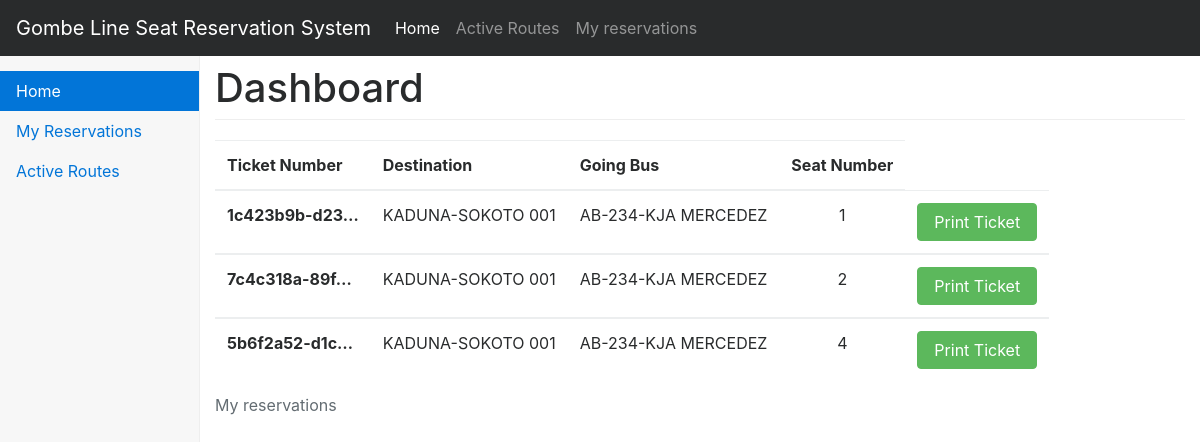
Page /myreserve (signed in) on the earlier database version.
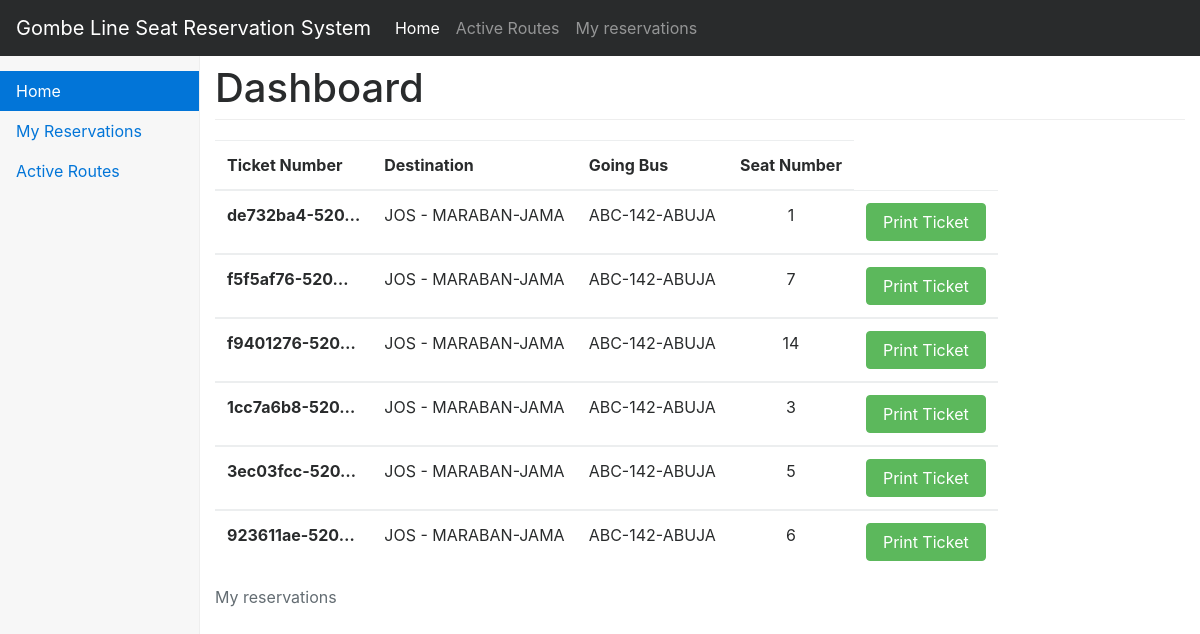
Same page on the later database version.
### reservations/models.py (models this page shows, shortened)
class Reservation(CreationModificationDateMixin):
    user = models.CharField(default='Admin', verbose_name='Reservation Owner', max_length=200)
    reservation_number = models.UUIDField(default=uuid.uuid1, editable=False)
    destination = models.ForeignKey(Route, verbose_name="Select A Route")
    seat_number = models.IntegerField(verbose_name="PICK A SEAT", null=True)
    car_class = models.CharField(verbose_name="CAR Class", max_length=200,blank=True)
    car_plate_num = models.CharField(verbose_name="CAR Plate Num", max_length=200, blank=True)
    car_type = models.CharField(verbose_name="CAR TYPE", max_length=200, blank=True)
    def __str__(self):
        return str(self.reservation_number) + " " + str(self.seat_number) + "  " + str(self.destination)

class Route(CreationModificationDateMixin):
    route_name = models.CharField(max_length=200, verbose_name="PICK ROUTE")
    route_description = models.CharField(verbose_name="Route Description", max_length=150)
    price = models.IntegerField(verbose_name="Price")
    stop_point = models.CharField(verbose_name="Stop Point 1", max_length=150)
    stop_point1 = models.CharField(verbose_name="Stop Point 2", max_length=150)
    stop_point2 = models.CharField(verbose_name="Stop Point 3", max_length=150, blank=True)
    stop_point3 = models.CharField(verbose_name="Stop Point 4", max_length=150, blank=True)
    stop_point4 = models.CharField(verbose_name="Stop Point 5", max_length=150, blank=True)
    status = models.BooleanField(verbose_name="Route Status")
    bus = models.OneToOneField(Bus, verbose_name="Going Bus")
    departure_time = models.DateTimeField(verbose_name="Departure Time")
    def __str__(self):
        return self.route_name

class Bus(models.Model):
    bus_plate_number = models.CharField(max_length=60, verbose_name="Registration Number")
    colour = models.CharField(max_length=50, verbose_name="Bus Colour")
    engine_number = models.CharField(max_length=50, verbose_name="Engine Number")
    bus_image = models.ImageField(verbose_name="Bus Image", upload_to=upload_to)
    bus_seats = models.ManyToManyField(Seat, "Add Seats To Bus+")
    seat_chart = models.ForeignKey(SeatChart, null=True)

### reservations/view/user_reservation.py (the view)
# urls.py: url(r'^myreserve$', user_reservationpage, name="distinct-reservations"),
def user_reservationpage(request):
    my_reservation = Reservation.objects.filter(user=request.user.username)
    from pprint import pprint
    pprint(my_reservation)
    return render(request, 'user_reservation.html', {'my_reservation':my_reservation})

### templates/user_reservation.html
{% extends 'base.html' %}
{% block content %}
<div class="container">
<div class="table table-responsive table-hover">
    <table>
            <caption>My reservations</caption>
        <thead>
        <tr>
            <th>Ticket Number</th>
            <th>Destination</th>
            <th>Going Bus</th>
            <th>Seat Number</th>
        </tr>
        </thead>
        {% for reservation in my_reservation %}
        <tbody>
        <tr>
            <th>{{ reservation.reservation_number | truncatechars:13 }}</th>
            <td>{{ reservation.destination }}</td>
            <td>{{ reservation.destination.bus.bus_plate_number }}</td>
            <td>{{ reservation.seat_number }}</td>
              <td><a href="{% url 'print_ticket' reservation_id=reservation.id %}" class="btn btn-success" role="button">Print Ticket</a></td>
        </tr>
        </tbody>
        {% endfor %}
    </table>
</div>
</div>
{% endblock %}

Differences in the rows shown:
removed Reservation: reservation_number "1c423b9b-d23…", destination "KADUNA-SOKOTO 001", destination.bus.bus_plate_number "AB-234-KJA MERCEDEZ", seat_number "1"
removed Reservation: reservation_number "7c4c318a-89f…", destination "KADUNA-SOKOTO 001", destination.bus.bus_plate_number "AB-234-KJA MERCEDEZ", seat_number "2"
removed Reservation: reservation_number "5b6f2a52-d1c…", destination "KADUNA-SOKOTO 001", destination.bus.bus_plate_number "AB-234-KJA MERCEDEZ", seat_number "4"
added Reservation: reservation_number "de732ba4-520…", destination "JOS - MARABAN-JAMA", destination.bus.bus_plate_number "ABC-142-ABUJA", seat_number "1"
added Reservation: reservation_number "f5f5af76-520…", destination "JOS - MARABAN-JAMA", destination.bus.bus_plate_number "ABC-142-ABUJA", seat_number "7"
added Reservation: reservation_number "f9401276-520…", destination "JOS - MARABAN-JAMA", destination.bus.bus_plate_number "ABC-142-ABUJA", seat_number "14"
added Reservation: reservation_number "1cc7a6b8-520…", destination "JOS - MARABAN-JAMA", destination.bus.bus_plate_number "ABC-142-ABUJA", seat_number "3"
added Reservation: reservation_number "3ec03fcc-520…", destination "JOS - MARABAN-JAMA", destination.bus.bus_plate_number "ABC-142-ABUJA", seat_number "5"
added Reservation: reservation_number "923611ae-520…", destination "JOS - MARABAN-JAMA", destination.bus.bus_plate_number "ABC-142-ABUJA", seat_number "6"
